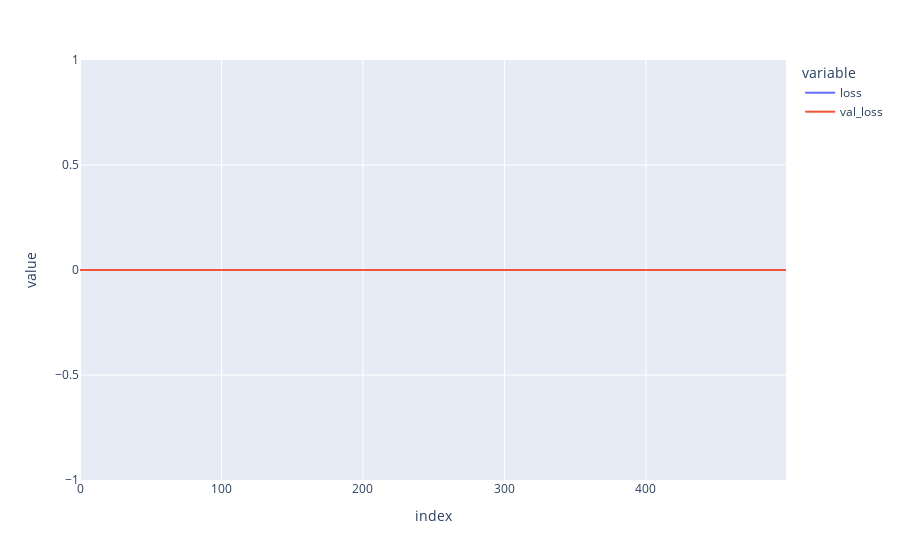

The notebook cell saved with this chart:
### Code cell
fig = px.line({'loss': loss_graph, 'val_loss': val_loss_graph})
fig.show()

### Figure 1 — Plotly figure (JSON) as saved in the notebook; plotly's stock layout.template omitted (floating-point values rounded to 4 significant figures; data arrays with more than 128 entries replaced by an {"elided": "..."} marker saying what was removed)
{"data": [{"hovertemplate": "variable=loss<br>index=%{x}<br>value=%{y}<extra></extra>", "legendgroup": "loss", "line": {"color": "#636efa", "dash": "solid"}, "marker": {"symbol": "circle"}, "mode": "lines", "name": "loss", "orientation": "v", "showlegend": true, "type": "scatter", "x": {"elided": "500 int values"}, "xaxis": "x", "y": {"elided": "500 int values"}, "yaxis": "y"}, {"hovertemplate": "variable=val_loss<br>index=%{x}<br>value=%{y}<extra></extra>", "legendgroup": "val_loss", "line": {"color": "#EF553B", "dash": "solid"}, "marker": {"symbol": "circle"}, "mode": "lines", "name": "val_loss", "orientation": "v", "showlegend": true, "type": "scatter", "x": {"elided": "500 int values"}, "xaxis": "x", "y": {"elided": "500 int values"}, "yaxis": "y"}], "layout": {"legend": {"title": {"text": "variable"}, "tracegroupgap": 0}, "margin": {"t": 60}, "xaxis": {"anchor": "y", "domain": [0, 1], "title": {"text": "index"}}, "yaxis": {"anchor": "x", "domain": [0, 1], "title": {"text": "value"}}}}
